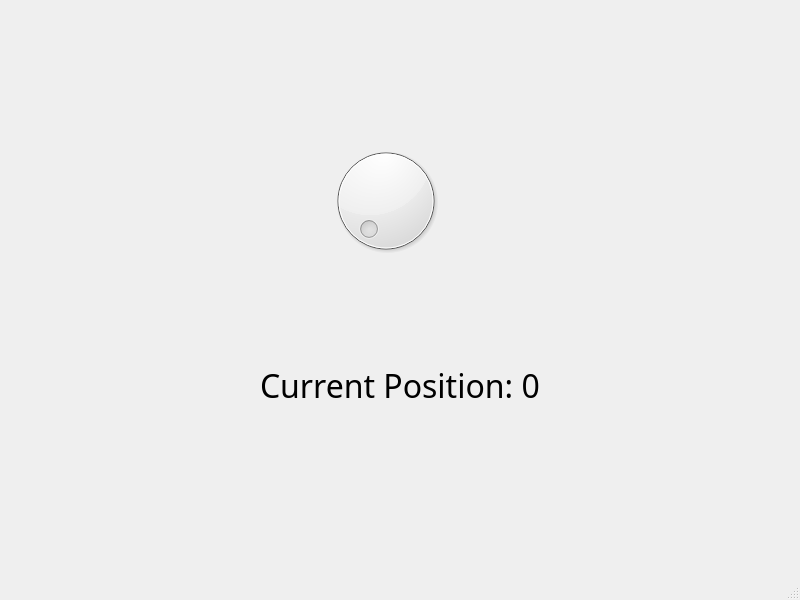
<?xml version="1.0" encoding="UTF-8"?>
<ui version="4.0">
 <class>MainWindow</class>
 <widget class="QMainWindow" name="MainWindow">
  <property name="geometry">
   <rect>
    <x>0</x>
    <y>0</y>
    <width>800</width>
    <height>600</height>
   </rect>
  </property>
  <property name="windowTitle">
   <string>MainWindow</string>
  </property>
  <widget class="QWidget" name="centralwidget">
   <widget class="QDial" name="dial">
    <property name="geometry">
     <rect>
      <x>320</x>
      <y>140</y>
      <width>131</width>
      <height>121</height>
     </rect>
    </property>
   </widget>
   <widget class="QLabel" name="label">
    <property name="geometry">
     <rect>
      <x>260</x>
      <y>360</y>
      <width>331</width>
      <height>51</height>
     </rect>
    </property>
    <property name="font">
     <font>
      <family>Agency FB</family>
      <pointsize>24</pointsize>
     </font>
    </property>
    <property name="text">
     <string>Current Position: 0</string>
    </property>
   </widget>
  </widget>
  <widget class="QMenuBar" name="menubar">
   <property name="geometry">
    <rect>
     <x>0</x>
     <y>0</y>
     <width>800</width>
     <height>26</height>
    </rect>
   </property>
  </widget>
  <widget class="QStatusBar" name="statusbar"/>
 </widget>
 <resources/>
 <connections/>
</ui>
